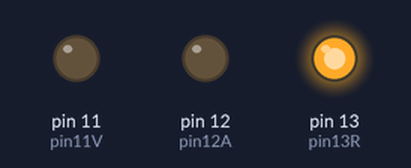
Bench run of a sketch on a simulated Arduino Uno, built with avr-gcc and run on an emulated ATmega328P. On the bench: output pins drawn as LEDs (lit = HIGH).

Above: at 0.1 s.
At 60.1 s:
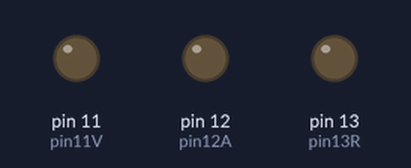
At 60.6 s:
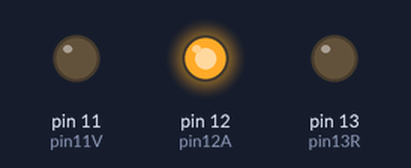
At 76.1 s:
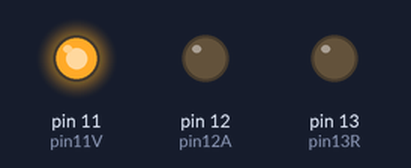
Timing chart, 0 to 77.6 s (numbered marks = the images above):
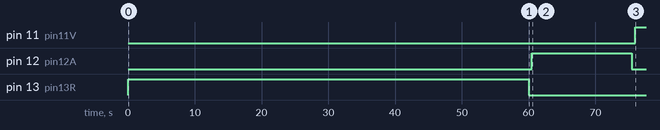

The sketch:

semaforo.ino
```cpp
//PORGAMA DE MANEJO SEMAFORO
const int pin13R=13;//rojo
const int pin12A=12;//amarillo
const int pin11V=11;//verde
const int t=1000;// para prubeabas usasr t=1000
float extraVerde = 0.0; // minutos adicionales al verde
float extraRojo  = 0.0; // minutos adicionales al rojo

void setup() {
  Serial.begin(9600);
  pinMode(pin13R,OUTPUT);
  pinMode(pin12A,OUTPUT);
  pinMode(pin11V,OUTPUT);
}

void loop() {
  //prendido de la luz rojo
  leerSerial(); // revisar si llega nueva instrucción
  digitalWrite(pin13R,HIGH);
  // extraRojo está en minutos, entonces multiplicamos por 60 para segundos
  unsigned long tiempoRojo = (60 + extraRojo * 60) * t;
  delay(tiempoRojo);
  //delay(60*t);//tiempo de 1 min
  digitalWrite(pin13R,LOW);//tiempon de 1min + adicional por el paso de la ambulancia(probabilidad)
  delay(500);

  //prendido de la luz amarilla
  digitalWrite(pin12A,HIGH);
  delay(15*t);//tiempo de 0.25m
  digitalWrite(pin12A,LOW);
  delay(500);

  //prendido de la luz verde
  leerSerial();
  digitalWrite(pin11V, HIGH);
  // extraVerde está en minutos, lo multiplicamos por 60
  unsigned long tiempoVerde = (180 + extraVerde * 60) * t;
  delay(tiempoVerde);//tiempon de 3min + adicional de la funcion gaussiana
  //delay(180*t);//tiempon de 3min
  digitalWrite(pin11V,LOW);
  delay(500);
}

void leerSerial() {
  if (Serial.available()) {
    String msg = Serial.readStringUntil('\n');
    msg.trim();

    if (msg.startsWith("V:")) {
      extraVerde = msg.substring(2).toFloat();
      Serial.print("Nuevo tiempo verde extra: ");
      Serial.println(extraVerde);
    }
    else if (msg.startsWith("R:")) {
      extraRojo = msg.substring(2).toFloat();
      Serial.print("Nuevo tiempo rojo extra: ");
      Serial.println(extraRojo);
    }
  }
}
```

Measured:
- by itself, pin 11 (pin11V): LOW → HIGH at 76.0 s
- by itself, pin 12 (pin12A): LOW → HIGH at 60.5 s, → LOW 15.0 s later
- by itself, pin 13 (pin13R): LOW → HIGH at 0.00 s, → LOW 60.0 s later
